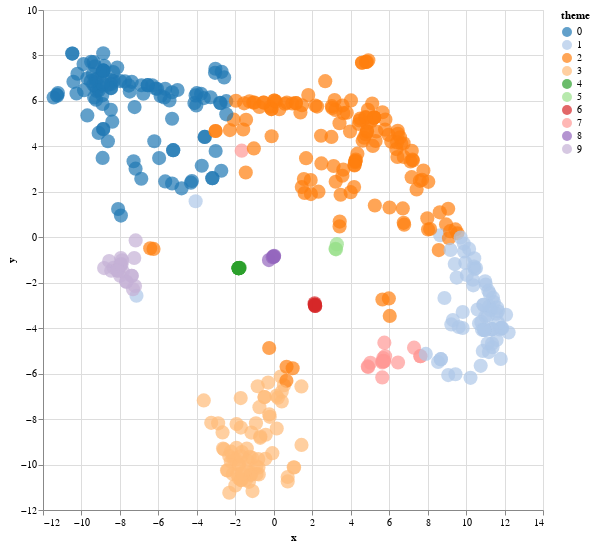

The notebook cell this image was saved under:
### Code cell
docs_tsne_th = TSNE(n_components=2, learning_rate='auto',
                  init='pca', metric='cosine', perplexity=50.0).fit_transform(lda_topics_th)
print(docs_tsne_th.shape)

data_th = pd.DataFrame({'x': docs_tsne_th[:,0],
                        'y': docs_tsne_th[:,1],
                        #'theme': df['theme']})
                        'theme': dominant_topics })

alt.data_transformers.disable_max_rows()
alt.Chart(data_th[:]).mark_circle(size=200).encode(
    x="x", 
    y="y", 
    color=alt.Color('theme:N', scale=alt.Scale(scheme='category20')),
    tooltip=['theme']
).interactive().properties(
    width=500,
    height=500
)

### Figure 1 — Vega-Lite specification as saved in the notebook (floating-point values rounded to 4 significant figures; data arrays with more than 128 entries replaced by an {"elided": "..."} marker saying what was removed)
{"config": {"view": {"continuousWidth": 300, "continuousHeight": 300}}, "data": {"name": "data-f46c6fa9f1077d06c857404b0f697fac"}, "mark": {"type": "circle", "size": 200}, "encoding": {"color": {"field": "theme", "scale": {"scheme": "category20"}, "type": "nominal"}, "tooltip": [{"field": "theme", "type": "quantitative"}], "x": {"field": "x", "type": "quantitative"}, "y": {"field": "y", "type": "quantitative"}}, "height": 500, "params": [{"name": "param_10", "select": {"type": "interval", "encodings": ["x", "y"]}, "bind": "scales"}], "width": 500, "$schema": "https://vega.github.io/schema/vega-lite/v5.20.1.json", "datasets": {"data-f46c6fa9f1077d06c857404b0f697fac": {"elided": "458 records"}}}
